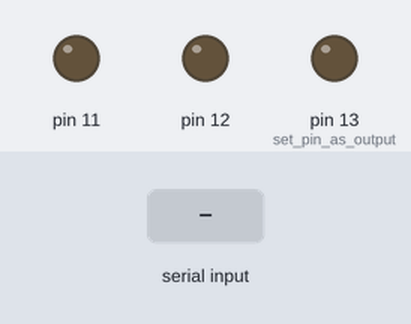
A sketch run on a simulated Arduino Uno, built with avr-gcc and run on an emulated ATmega328P. On the bench: output pins drawn as LEDs (lit = HIGH). The test bench sets the inputs (shaded band).

Above: at 1.2 s.
1.3 s: byte 1 (1) received over Serial
At 1.7 s:
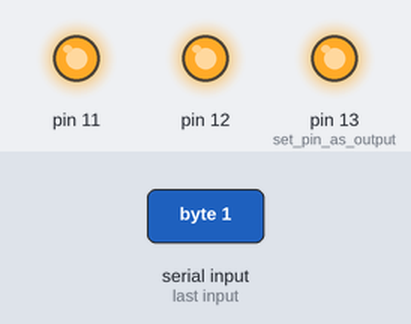
Timing chart, 0 to 4.3 s (numbered marks = the images above; inputs shaded):
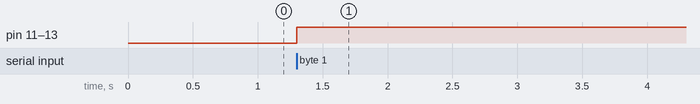

Measured:
- after the input at 1.3 s, pin 11, pin 12, pin 13 (set_pin_as_output): LOW → HIGH at once

The sketch:

on_off.ino
```cpp
void setup() {

pinMode(13, OUTPUT); //set pin as output , red led
pinMode(12, OUTPUT);
pinMode(11, OUTPUT);
Serial.begin(9600); //start serial
}

void loop(){

if(Serial.available()){ //id data available

int val = Serial.read();

if(val == 1){ //if 1 received
digitalWrite(13, HIGH); //turn on
}
if(val == 2){ //if 2 received
digitalWrite(13, LOW); //turn off
}
if(val == 1){ //if 1 received
digitalWrite(12, HIGH); //turn on
}
if(val == 2){ //if 2 received
digitalWrite(12, LOW); //turn off
}
if(val == 1){ //if 1 received
digitalWrite(11, HIGH); //turn on
}
if(val == 2){ //if 2 received
digitalWrite(11, LOW); //turn off
}
}
}
```
